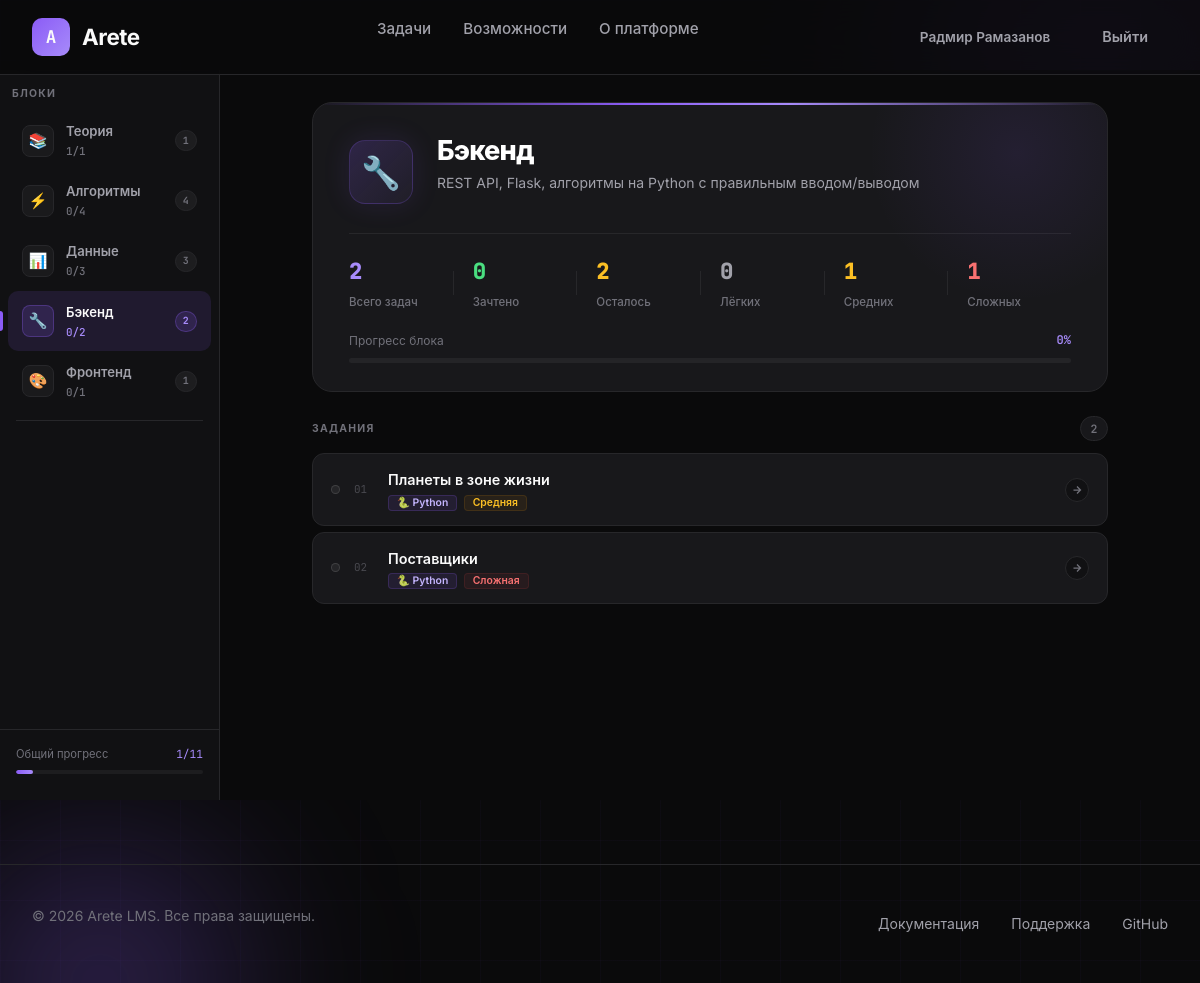
Page /lms/backend (signed in) on the committed database.
### models.py (models this page shows, shortened)
class User(UserMixin, db.Model):
    __tablename__ = "users"
    id = db.Column(db.Integer, primary_key=True)
    username = db.Column(db.String(80), unique=True, nullable=False)
    email = db.Column(db.String(120), unique=True, nullable=False)
    first_name = db.Column(db.String(50), nullable=False)
    last_name = db.Column(db.String(50), nullable=False)
    password_hash = db.Column(db.String(256), nullable=False)
    created_at = db.Column(db.DateTime, default=datetime.now)
    submissions = db.relationship("Submission", backref="user", lazy=True)
    def solved_in_block(self, block):
        return (
            Submission.query.filter_by(user_id=self.id, passed=True)
            .join(Task)
            .filter(Task.block == block)
            .count()
        )

class Task(db.Model):
    __tablename__ = "tasks"
    id = db.Column(db.Integer, primary_key=True)
    block = db.Column(db.String(50), nullable=False)
    title = db.Column(db.String(200), nullable=False)
    description = db.Column(db.Text, nullable=False)
    task_type = db.Column(db.String(50), nullable=False)
    expected_output = db.Column(db.Text, nullable=True)
    test_cases_json = db.Column(db.Text, nullable=True)
    difficulty = db.Column(db.String(20), default="medium")
    order_num = db.Column(db.Integer, default=0)
    max_score = db.Column(db.Integer, default=100)
    attempts_limit = db.Column(db.Integer, nullable=True)
    time_limit = db.Column(db.String(40), nullable=True)
    memory_limit = db.Column(db.String(40), nullable=True)
    input_format = db.Column(db.String(80), nullable=True)
    output_format = db.Column(db.String(80), nullable=True)
    submissions = db.relationship("Submission", backref="task", lazy=True)

### routes/web.py (the view)
@web_bp.route("/lms/<block_key>")
def lms(block_key):
    if block_key not in BLOCKS:
        return redirect(url_for("web.lms_root"))
    block_info = BLOCKS[block_key]
    tasks = Task.query.filter_by(block=block_key).order_by(Task.order_num).all()
    user_id = current_user.id if current_user.is_authenticated else None
    tasks_data = _build_tasks_data(tasks, user_id)
    total = len(tasks)
    solved_count = sum(1 for td in tasks_data if td["solved"])
    all_blocks, total_solved, total_tasks = _build_all_blocks_summary()
    return render_template(
        "lms.html",
        block_key=block_key,
        block_info=block_info,
        tasks_data=tasks_data,
        total=total,
        solved_count=solved_count,
        all_blocks=all_blocks,
        total_solved=total_solved,
        total_tasks=total_tasks,
    )

### app.py (called while the page is built)
def create_app():
    app = Flask(__name__)
    app.wsgi_app = ProxyFix(app.wsgi_app, x_for=1, x_proto=1, x_host=1, x_prefix=1)
    app.config["SECRET_KEY"] = SECRET_KEY
    app.config["SQLALCHEMY_DATABASE_URI"] = DATABASE_URI
    db.init_app(app)
    login_manager = LoginManager()
    login_manager.init_app(app)
    login_manager.login_view = "web.login"
    @login_manager.user_loader
    def load_user(user_id):
        return User.query.get(int(user_id))
    app.register_blueprint(web_bp)
    app.register_blueprint(api_bp)
    with app.app_context():
        db.create_all()
        seed_tasks()
    return app

### routes/web.py (called while the page is built)
def _get_task_status(task_id, user_id):
    last_sub = (
        Submission.query.filter_by(task_id=task_id, user_id=user_id)
        .order_by(Submission.submitted_at.desc())
        .first()
    )
    if not last_sub:
        return False, None, None
    if last_sub.passed:
        return True, "accepted", last_sub.score if last_sub.score is not None else 100
    return False, "rejected", last_sub.score if last_sub.score is not None else 0

def _build_tasks_data(tasks, user_id):
    result = []
    for task in tasks:
        solved = False
        last_verdict = None
        verdict_score = None
        if user_id is not None:
            solved, last_verdict, verdict_score = _get_task_status(task.id, user_id)
        result.append(
            {
                "task": task,
                "solved": solved,
                "last_verdict": last_verdict,
                "verdict_score": verdict_score,
            }
        )
    return result

def _build_all_blocks_summary():
    all_blocks = []
    total_solved = 0
    total_tasks = 0
    user_id = current_user.id if current_user.is_authenticated else None
    for key, info in BLOCKS.items():
        count = Task.query.filter_by(block=key).count()
        solved = current_user.solved_in_block(key) if user_id else 0
        all_blocks.append(
            {
                "key": key,
                "name": info["name"],
                "icon": info["icon"],
                "count": count,
                "solved": solved,
            }
        )
        total_solved += solved
        total_tasks += count
    return all_blocks, total_solved, total_tasks

### templates/lms.html (shortened to what this page needs)
{% extends "base.html" %}
{% block extra_css %}
<link rel="stylesheet" href="{{ url_for('static', filename='css/lms.css') }}">
{% endblock %}
{% block content %}
<div class="lms-layout">
    <aside class="lms-sidebar">
        <div class="sidebar-section">Блоки</div>
        {% for b in all_blocks %}
        <a href="{{ url_for('web.lms', block_key=b.key) }}"
           class="sidebar-block {% if b.key == block_key %}active{% endif %}">
            <div class="sb-icon">{{ b.icon }}</div>
            <div class="sb-info">
                <div class="sb-name">{{ b.name }}</div>
                {% if current_user.is_authenticated %}
                <div class="sb-prog">{{ b.solved }}/{{ b.count }}</div>
                {% else %}
                <div class="sb-prog">{{ b.count }} задач</div>
                {% endif %}
            </div>
            <span class="sb-pill">{{ b.count }}</span>
        </a>
        {% endfor %}
        <div class="sidebar-divider"></div>
        {% if current_user.is_authenticated %}
        <div class="sidebar-footer">
            <div class="sidebar-total-progress">
                <div class="sidebar-total-label">
                    <span>Общий прогресс</span>
                    <span>{{ total_solved }}/{{ total_tasks }}</span>
                </div>
                <div class="st-track">
                    <div class="st-fill" id="totalFill" data-pct="{{ (total_solved / total_tasks * 100) | int if total_tasks > 0 else 0 }}" style="width: 0%"></div>
                </div>
            </div>
        </div>
        {% endif %}
    </aside>
    <div class="lms-content">
        <div class="lms-main">
            <div class="block-hero">
                <div class="bh-glow"></div>
                <div class="bh-body">
                    <div class="bh-icon">{{ block_info.icon }}</div>
                    <div class="bh-text">
                        <h1>{{ block_info.name }}</h1>
                        <p>{{ block_info.description }}</p>
                    </div>
                </div>
                <div class="bh-stats">
                    <div class="bh-stat">
                        <span class="bh-sv purple">{{ total }}</span>
                        <span class="bh-sl">Всего задач</span>
                    </div>
                    {% if current_user.is_authenticated %}
                    <div class="bh-stat">
                        <span class="bh-sv green">{{ solved_count }}</span>
                        <span class="bh-sl">Зачтено</span>
                    </div>
                    <div class="bh-stat">
                        <span class="bh-sv yellow">{{ total - solved_count }}</span>
                        <span class="bh-sl">Осталось</span>
                    </div>
                    {% endif %}
                    <div class="bh-stat">
                        <span class="bh-sv" style="color:#a1a1aa;">{{ tasks_data | selectattr('task.difficulty','equalto','easy') | list | length }}</span>
                        <span class="bh-sl">Лёгких</span>
                    </div>
                    <div class="bh-stat">
                        <span class="bh-sv yellow">{{ tasks_data | selectattr('task.difficulty','equalto','medium') | list | length }}</span>
                        <span class="bh-sl">Средних</span>
                    </div>
                    <div class="bh-stat">
                        <span class="bh-sv red">{{ tasks_data | selectattr('task.difficulty','equalto','hard') | list | length }}</span>
                        <span class="bh-sl">Сложных</span>
                    </div>
                </div>
                {% if current_user.is_authenticated and total > 0 %}
                <div class="bh-progress">
                    {% set pct = (solved_count / total * 100) | int %}
                    <div class="bh-prog-header">
                        <span class="bh-prog-label">Прогресс блока</span>
                        <span class="bh-prog-pct" id="progPct">{{ pct }}%</span>
                    </div>
                    <div class="bh-prog-track">
                    </div>
                </div>
                {% endif %}
            </div>
            <div class="tasks-hdr">
                <span class="tasks-hdr-label">Задания</span>
                <span class="tasks-hdr-count">{{ total }}</span>
            </div>
            {% if current_user.is_authenticated %}
            <div class="tasks-list" id="tasksList">
                {% if tasks_data %}
                    {% for td in tasks_data %}
                    {% set t = td.task %}
                    <a href="{{ url_for('web.task', task_id=t.id) }}"
                       class="task-row {% if td.last_verdict == 'accepted' %}tr-accepted{% elif td.last_verdict == 'rejected' %}tr-rejected{% endif %}"
                       style="animation-delay: {{ loop.index0 * 45 }}ms">
                        <div class="tr-dot
                            "></div>
                        <span class="tr-num">{{ '%02d' % loop.index }}</span>
                        <div class="tr-info">
                            <div class="tr-title">{{ t.title }}</div>
                            <div class="tr-meta">
                                <span class="badge b-{{ t.task_type }}">
                                    {% if t.task_type == 'python' %}🐍 Python
                                    {% elif t.task_type == 'sql' %}🗄 SQL
                                    {% elif t.task_type == 'html' %}🌐 HTML/JS
                                    {% elif t.task_type == 'answer' %}💡 Ответ
                                    {% else %}{{ t.task_type }}{% endif %}
                                </span>
                                <span class="badge b-{{ t.difficulty }}">
                                    {% if t.difficulty == 'easy' %}Лёгкая
                                    {% elif t.difficulty == 'medium' %}Средняя
                                    {% elif t.difficulty == 'hard' %}Сложная
                                    {% else %}{{ t.difficulty }}{% endif %}
                                </span>
                            </div>
                        </div>
                        <div class="tr-arrow">
                            <svg width="12" height="12" viewBox="0 0 24 24" fill="none" stroke="currentColor" stroke-width="2.5"><path d="M5 12h14M12 5l7 7-7 7"/></svg>
                        </div>
                    </a>
                    {% endfor %}
                {% else %}
                <div class="tasks-empty">В этом блоке пока нет задач</div>
                {% endif %}
            </div>
            {% endif %}
        </div>
    </div>
</div>
{% endblock %}

### templates/base.html (shortened to what this page needs)
<!DOCTYPE html>
<html lang="ru">
<head>
    <link href="https://cdn.jsdelivr.net/npm/bootstrap@5.3.3/dist/css/bootstrap.min.css" rel="stylesheet">
    <link rel="stylesheet" href="{{ url_for('static', filename='css/base.css') }}">
    {% block extra_css %}{% endblock %}
</head>
<body>
    <div class="glow-orb glow-orb-2"></div>
    <nav>
        <div class="nav-container">
            <a href="{{ url_for('web.index') }}" class="logo">
                <div class="logo-icon">A</div>
                <span class="logo-text">Arete</span>
            </a>
            <ul class="nav-links">
                {% if current_user.is_authenticated %}
                    <li><a href="{{ url_for('web.lms_root') }}">Задачи</a></li>
                {% endif %}
                <li><a href="{{ url_for('web.index') }}#features">Возможности</a></li>
                <li><a href="{{ url_for('web.index') }}#about">О платформе</a></li>
            </ul>
            <div class="nav-buttons">
                {% if current_user.is_authenticated %}
                    <div class="nav-user">
                        <a href="{{ url_for('web.lms_root') }}" class="btn btn-ghost" style="font-size:0.85rem;padding:0.55rem 1rem;">
                            {{ current_user.first_name }} {{ current_user.last_name }}
                        </a>
                        <a href="{{ url_for('web.logout') }}" class="btn btn-ghost">Выйти</a>
                    </div>
                {% else %}
                    <a href="{{ url_for('web.login') }}" class="btn btn-ghost">Войти</a>
                    <a href="{{ url_for('web.register') }}" class="btn btn-primary">Начать бесплатно</a>
                {% endif %}
            </div>
        </div>
    </nav>
    <main>
        {% block content %}{% endblock %}
    </main>
    <footer>
        <div class="footer-container">
            <p class="footer-text">© 2026 Arete LMS. Все права защищены.</p>
            <div class="footer-links">
                <a href="#">Документация</a>
                <a href="#">Поддержка</a>
                <a href="#">GitHub</a>
            </div>
        </div>
    </footer>
</body>
</html>

### static/css/base.css (style rules this page uses)
* { margin: 0; padding: 0; box-sizing: border-box; }
:root { --bg-primary: #0a0a0b; --bg-secondary: #111113; --bg-card: #18181b; --bg-card-hover: #1f1f23; --text-primary: #fafafa; --text-secondary: #a1a1aa; --text-muted: #71717a; --accent-primary: #8b5cf6; --accent-secondary: #a78bfa; --accent-glow: rgba(139, 92, 246, 0.4); --border-color: #27272a; --success: #22c55e; --error: #ef4444; --warning: #f59e0b; }
html { scroll-behavior: smooth; }
body { font-family: 'Inter', -apple-system, BlinkMacSystemFont, sans-serif; background: var(--bg-primary); color: var(--text-primary); line-height: 1.6; overflow-x: hidden; min-height: 100vh; }
.glow-orb { position: fixed; border-radius: 50%; background: radial-gradient(circle, var(--accent-glow) 0%, transparent 70%); filter: blur(80px); pointer-events: none; z-index: 0; }
.glow-orb-2 { width: 400px; height: 400px; bottom: -200px; left: -100px; animation: float 25s ease-in-out infinite reverse; }
nav { position: fixed; top: 0; left: 0; right: 0; z-index: 100; padding: 1rem 2rem; background: rgba(10, 10, 11, 0.85); backdrop-filter: blur(20px); border-bottom: 1px solid var(--border-color); }
.nav-container { max-width: 1400px; margin: 0 auto; display: flex; justify-content: space-between; align-items: center; }
.logo { display: flex; align-items: center; gap: 0.75rem; text-decoration: none; color: var(--text-primary); }
.logo-icon { width: 38px; height: 38px; background: linear-gradient(135deg, var(--accent-primary), var(--accent-secondary)); border-radius: 10px; display: flex; align-items: center; justify-content: center; font-family: 'JetBrains Mono', monospace; font-weight: 700; font-size: 1.1rem; }
.logo-text { font-size: 1.4rem; font-weight: 700; letter-spacing: -0.02em; }
.nav-links { display: flex; gap: 2rem; list-style: none; }
.nav-links a { color: var(--text-secondary); text-decoration: none; font-size: 0.95rem; font-weight: 500; transition: color 0.3s; }
.nav-buttons { display: flex; gap: 1rem; align-items: center; }
.nav-user { display: flex; align-items: center; gap: 1rem; }
.btn { padding: 0.65rem 1.25rem; border-radius: 10px; font-size: 0.9rem; font-weight: 600; text-decoration: none; transition: all 0.3s; cursor: pointer; border: none; display: inline-flex; align-items: center; gap: 0.5rem; }
.btn-ghost { background: transparent; color: var(--text-secondary); }
main { position: relative; z-index: 1; padding-top: 70px; }
footer { position: relative; z-index: 1; padding: 2.5rem 2rem; border-top: 1px solid var(--border-color); margin-top: 4rem; }
.footer-container { max-width: 1400px; margin: 0 auto; display: flex; justify-content: space-between; align-items: center; }
.footer-text { color: var(--text-muted); font-size: 0.875rem; }
.footer-links { display: flex; gap: 2rem; }
.footer-links a { color: var(--text-secondary); text-decoration: none; font-size: 0.875rem; transition: color 0.3s; }

### rows in the picture
User: first_name "Радмир", last_name "Рамазанов"
Task: title "Планеты в зоне жизни"
Task: title "Поставщики"

### other values in the picture
{{ b.icon }} "📚" "⚡" "📊" "🔧" "🎨"
{{ b.name }} "Теория" "Алгоритмы" "Данные" "Бэкенд" "Фронтенд"
{{ b.solved }} "1" "0" "0" "0" "0"
{{ b.count }} "1" "4" "3" "2" "1"
{{ total_solved }} "1"
{{ total_tasks }} "11"
{{ block_info.icon }} "🔧"
{{ block_info.name }} "Бэкенд"
{{ block_info.description }} "REST API, Flask, алгоритмы на Python с правильным вводом/выводом"
{{ total }} "2"
{{ solved_count }} "0"
{{ total - solved_count }} "2"
{{ pct }} "0"
{{ '%02d' % loop.index }} "01" "02"
